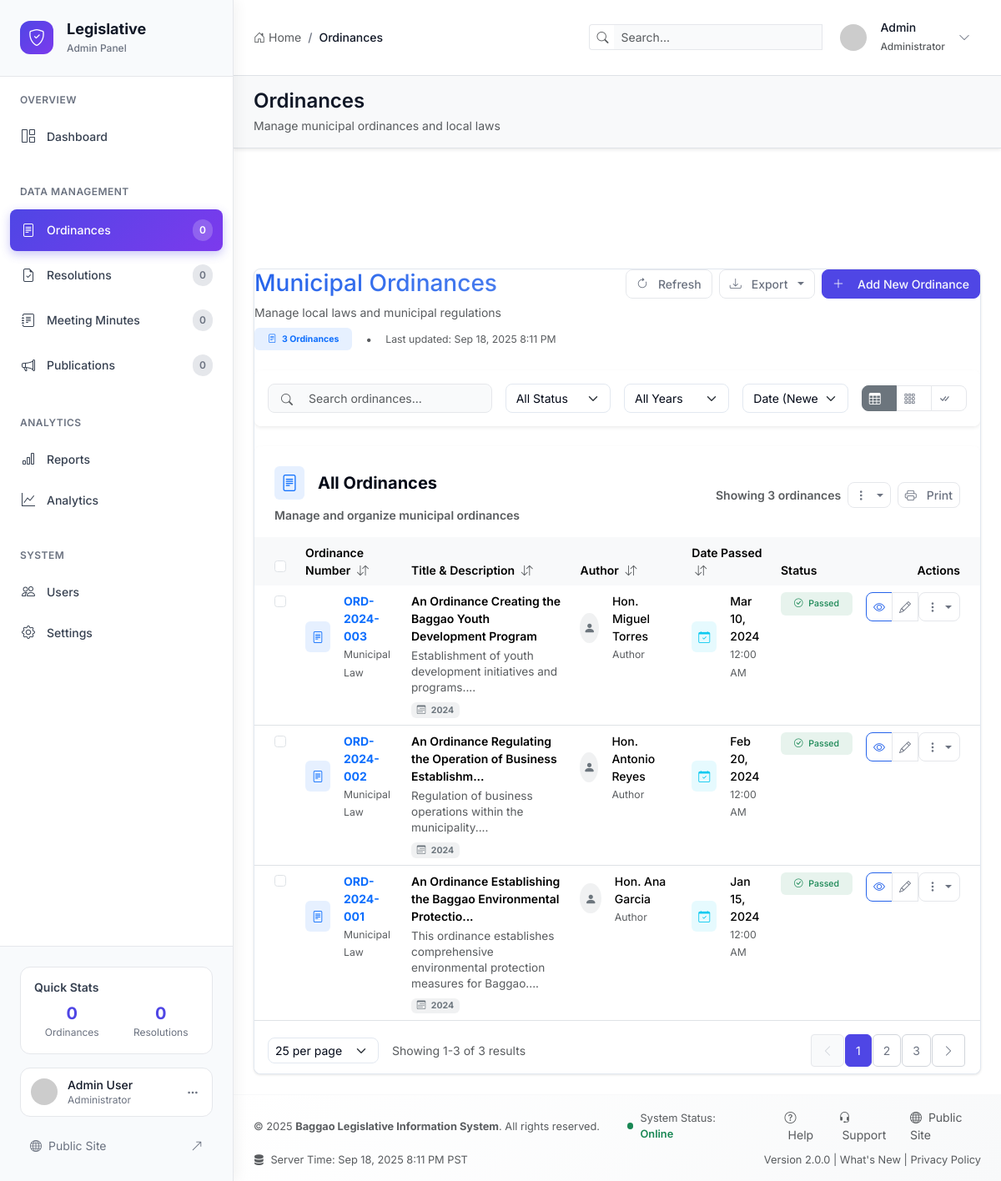
Page /admin/ordinances (signed in) on the earlier database version.
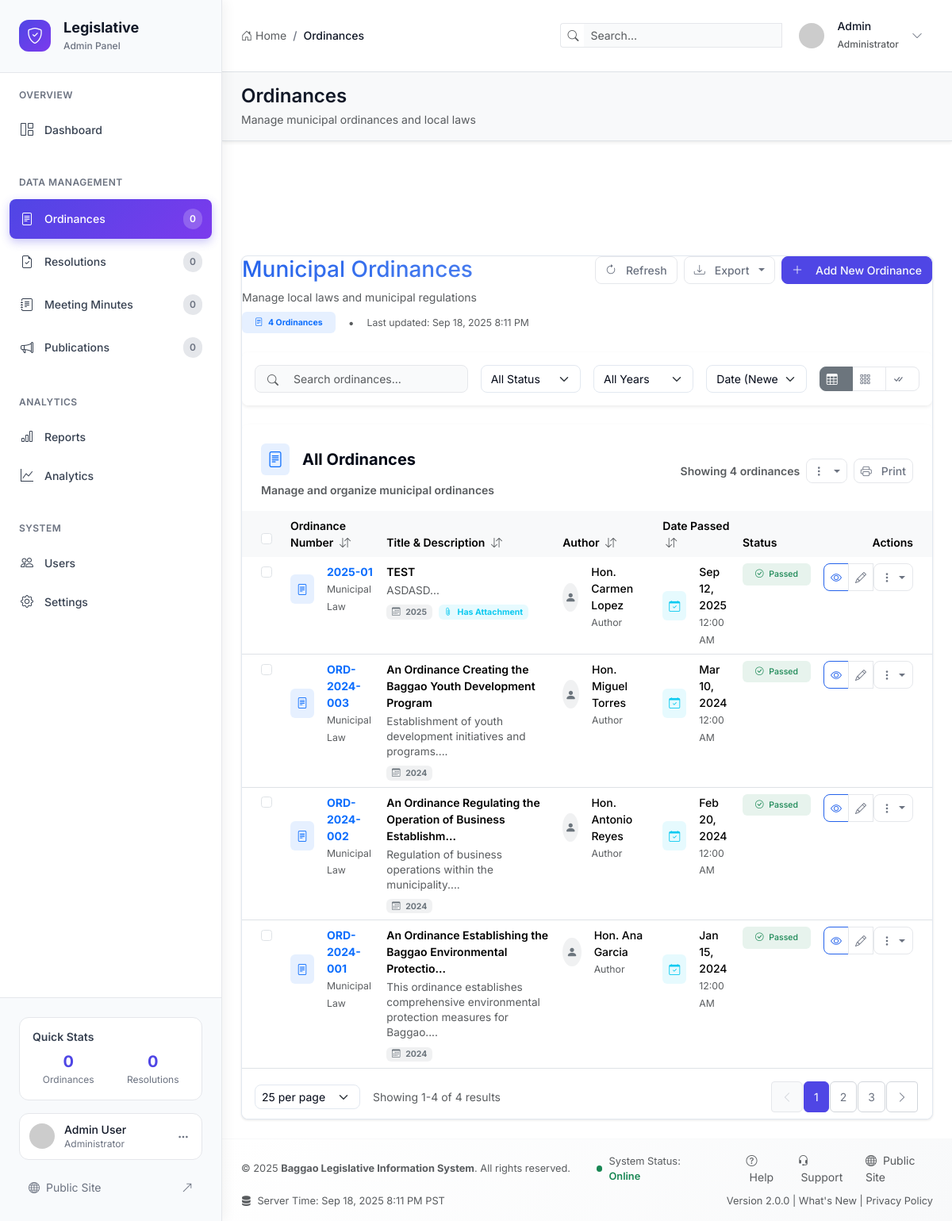
Same page on the later database version.
### tables this page shows
CREATE TABLE `ordinances` (
  `id` int(11) NOT NULL,
  `ordinance_number` varchar(50) NOT NULL,
  `title` text NOT NULL,
  `author_id` int(11) NOT NULL,
  `date_passed` date NOT NULL,
  `status` enum('passed','pending','rejected') DEFAULT 'pending',
  `file_path` varchar(255) DEFAULT NULL,
  `summary` text DEFAULT NULL,
  `keywords` varchar(255) DEFAULT NULL,
  `created_at` timestamp NOT NULL DEFAULT current_timestamp(),
  `updated_at` timestamp NOT NULL DEFAULT current_timestamp() ON UPDATE current_timestamp()
);

CREATE TABLE `councilors` (
  `id` int(11) NOT NULL,
  `name` varchar(100) NOT NULL,
  `photo` varchar(255) DEFAULT NULL,
  `position` varchar(50) NOT NULL,
  `term_start` year(4) NOT NULL,
  `term_end` year(4) NOT NULL,
  `committees` text DEFAULT NULL,
  `contact_info` text DEFAULT NULL,
  `status` enum('active','inactive') DEFAULT 'active',
  `created_at` timestamp NOT NULL DEFAULT current_timestamp(),
  `updated_at` timestamp NOT NULL DEFAULT current_timestamp() ON UPDATE current_timestamp()
);

### core/Controller.php (called while the page is built, shortened)
<?php
class Controller {
    protected function loadAdminView($view, $data = []) {
        extract($data);
        include "views/{$view}.php";
    }
}
?>

### controllers/AdminController.php (called while the page is built, shortened)
<?php
class AdminController extends Controller {
    public function ordinances() {
        $ordinanceModel = new Ordinance();
        $councilorModel = new Councilor();
        $data = [
            'ordinances' => $ordinanceModel->getWithAuthor(),
            'councilors' => $councilorModel->getActive()
        ];
        $this->loadAdminView('admin/ordinances', $data);
    }
}
?>

### core/Model.php (called while the page is built, shortened)
<?php
class Model {
    public function __construct() {
        $database = new Database();
        $this->db = $database->getConnection();
    }
}
?>

### config/database.php (called while the page is built, shortened)
<?php
class Database {
    private $host = DB_HOST;
    private $db_name = DB_NAME;
    private $username = DB_USER;
    private $password = DB_PASS;
    private $conn = null;
    public function getConnection() {
        if ($this->conn === null) {
            try {
                $this->conn = new PDO(
                    "mysql:host=" . $this->host . ";dbname=" . $this->db_name,
                    $this->username,
                    $this->password,
                    array(
                        PDO::ATTR_ERRMODE => PDO::ERRMODE_EXCEPTION,
                        PDO::ATTR_DEFAULT_FETCH_MODE => PDO::FETCH_ASSOC,
                        PDO::MYSQL_ATTR_INIT_COMMAND => "SET NAMES utf8"
                    )
                );
            } catch(PDOException $exception) {
                echo "Connection error: " . $exception->getMessage();
                die();
            }
        }
        return $this->conn;
    }
}
?>

### models/Ordinance.php (called while the page is built, shortened)
<?php
class Ordinance extends Model {
    public function getWithAuthor() {
        $sql = "SELECT o.*, c.name as author_name
                FROM ordinances o
                LEFT JOIN councilors c ON o.author_id = c.id
                ORDER BY o.date_passed DESC";
        $stmt = $this->db->prepare($sql);
        $stmt->execute();
        return $stmt->fetchAll();
    }
}
?>

### views/admin/ordinances.php (the view, shortened to what the rows shown need)
<div class="d-flex justify-content-between align-items-start mb-4">
    <div>
        <h1 class="h3 mb-2 text-gradient">Municipal Ordinances</h1>
    </div>
</div>
<div class="card border-0 shadow-sm">
    <div class="card-body p-0">
        <?php if (!empty($ordinances)): ?>
            <div class="table-responsive">
                <table class="table table-hover mb-0" id="ordinancesTable">
                    <thead class="table-light">
                        <tr>
                            <th class="fw-semibold border-0 ps-4">
                                <div class="form-check">
                                    <input class="form-check-input" type="checkbox" id="selectAllCheckbox" onchange="toggleSelectAll()">
                                </div>
                            </th>
                            <th class="fw-semibold border-0 sortable" onclick="sortColumn('ordinance_number')">
                                Ordinance Number
                                <i class="bi bi-arrow-down-up ms-1 text-muted"></i>
                            </th>
                            <th class="fw-semibold border-0 sortable" onclick="sortColumn('title')">
                                Title & Description
                                <i class="bi bi-arrow-down-up ms-1 text-muted"></i>
                            </th>
                            <th class="fw-semibold border-0 sortable" onclick="sortColumn('author_name')">
                                Author
                                <i class="bi bi-arrow-down-up ms-1 text-muted"></i>
                            </th>
                            <th class="fw-semibold border-0 sortable" onclick="sortColumn('date_passed')">
                                Date Passed
                                <i class="bi bi-arrow-down-up ms-1 text-muted"></i>
                            </th>
                            <th class="fw-semibold border-0">Status</th>
                            <th class="fw-semibold border-0 text-end pe-4">Actions</th>
                        </tr>
                    </thead>
                    <tbody>
                        <?php foreach ($ordinances as $ordinance): ?>
                            <tr class="ordinance-row" data-status="<?= $ordinance['status'] ?>" data-year="<?= date('Y', strtotime($ordinance['date_passed'] ?? 'now')) ?>">
                                <td class="ps-4">
                                    <div class="form-check">
                                        <input class="form-check-input row-checkbox" type="checkbox" value="<?= $ordinance['id'] ?>">
                                    </div>
                                </td>
                                <td>
                                    <div class="d-flex align-items-center">
                                        <div class="bg-primary bg-opacity-10 rounded-2 p-2 me-3">
                                            <i class="bi bi-file-text text-primary"></i>
                                        </div>
                                        <div>
                                            <div class="fw-bold text-primary"><?= htmlspecialchars($ordinance['ordinance_number']) ?></div>
                                            <small class="text-muted">Municipal Law</small>
                                        </div>
                                    </div>
                                </td>
                                <td>
                                    <div>
                                        <div class="fw-semibold mb-1"><?= htmlspecialchars(substr($ordinance['title'] ?? '', 0, 60)) ?><?= strlen($ordinance['title'] ?? '') > 60 ? '...' : '' ?></div>
                                        <?php if (!empty($ordinance['summary'])): ?>
                                            <p class="text-muted mb-0" style="font-size: 0.85rem; line-height: 1.4;">
                                                <?= htmlspecialchars(substr($ordinance['summary'], 0, 100)) ?>...
                                            </p>
                                        <?php endif; ?>
                                        <div class="d-flex align-items-center gap-2 mt-2">
                                            <span class="badge bg-secondary bg-opacity-10 text-secondary">
                                                <i class="bi bi-calendar3 me-1"></i>
                                                <?= date('Y', strtotime($ordinance['date_passed'] ?? 'now')) ?>
                                            </span>
                                            <?php if (!empty($ordinance['file_path'])): ?>
                                                <span class="badge bg-info bg-opacity-10 text-info">
                                                    <i class="bi bi-paperclip me-1"></i>
                                                    Has Attachment
                                                </span>
                                            <?php endif; ?>
                                        </div>
                                    </div>
                                </td>
                                <td>
                                    <div class="d-flex align-items-center">
                                        <div class="bg-secondary bg-opacity-10 rounded-circle d-flex align-items-center justify-content-center me-3" style="width: 36px; height: 36px;">
                                            <i class="bi bi-person-fill text-secondary"></i>
                                        </div>
                                        <div>
                                            <div class="fw-medium"><?= htmlspecialchars($ordinance['author_name'] ?? 'Unknown') ?></div>
                                            <small class="text-muted">Author</small>
                                        </div>
                                    </div>
                                </td>
                                <td>
                                    <div class="d-flex align-items-center">
                                        <div class="bg-info bg-opacity-10 rounded-2 p-2 me-3">
                                            <i class="bi bi-calendar-check text-info"></i>
                                        </div>
                                        <div>
                                            <div class="fw-medium"><?= date('M j, Y', strtotime($ordinance['date_passed'] ?? 'now')) ?></div>
                                            <small class="text-muted"><?= date('g:i A', strtotime($ordinance['date_passed'] ?? 'now')) ?></small>
                                        </div>
                                    </div>
                                </td>
                                <td>
                                    <span class="badge bg-<?= $ordinance['status'] === 'passed' ? 'success' : ($ordinance['status'] === 'pending' ? 'warning' : 'danger') ?> bg-opacity-10 text-<?= $ordinance['status'] === 'passed' ? 'success' : ($ordinance['status'] === 'pending' ? 'warning' : 'danger') ?> px-3 py-2 fw-medium">
                                        <i class="bi bi-<?= $ordinance['status'] === 'passed' ? 'check-circle' : ($ordinance['status'] === 'pending' ? 'clock' : 'x-circle') ?> me-1"></i>
                                        <?= ucfirst($ordinance['status']) ?>
                                    </span>
                                </td>
                                <td class="text-end pe-4">
                                    <div class="btn-group btn-group-sm">
                                        <a href="<?= BASE_URL ?>ordinances/view/<?= $ordinance['id'] ?>" class="btn btn-outline-primary hover-shadow" title="View Details">
                                            <i class="bi bi-eye"></i>
                                        </a>
                                        <a href="<?= BASE_URL ?>admin/edit_ordinance/<?= $ordinance['id'] ?>" class="btn btn-outline-secondary hover-shadow" title="Edit Ordinance">
                                            <i class="bi bi-pencil"></i>
                                        </a>
                                        <div class="dropdown">
                                            <button class="btn btn-outline-secondary dropdown-toggle dropdown-toggle-split" type="button" data-bs-toggle="dropdown">
                                                <i class="bi bi-three-dots-vertical"></i>
                                            </button>
                                        </div>
                                    </div>
                                </td>
                            </tr>
                        <?php endforeach; ?>
                    </tbody>
                </table>
            </div>
        <?php endif; ?>
    </div>
</div>
<?php
include __DIR__ . '/layout.php';
?>

Differences in the rows shown:
added ordinances: ordinance_number "2025-01", title "TEST", summary "ASDASD", date_passed "2025", shows "Has Attachment", author.name "Hon. Carmen Lopez", date_passed "Sep 12, 2025", date_passed "12:00 AM", status "Passed"
Other differences:
count($ordinances ?? []): "3" → "4"
